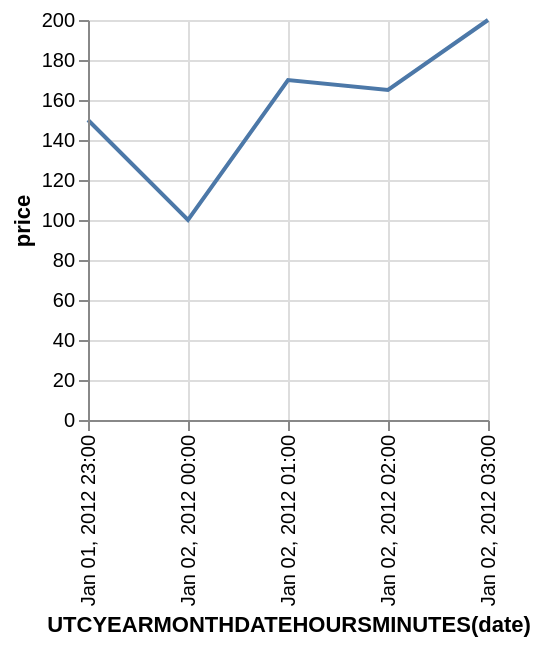

Vega-Lite specification for this chart:
### Vega specification from a JSON file in a GitHub repository (floating-point values rounded to 4 significant figures)
{"$schema": "http://vega.github.io/schema/vega/v3.0.json", "description": "Google's stock price over time.", "autosize": "pad", "padding": 5, "encode": {"update": {"fill": {"value": "transparent"}}}, "data": [{"name": "source_0", "values": [{"date": "Sun, 01 Jan 2012 23:00:00", "price": 150}, {"date": "Sun, 02 Jan 2012 00:00:00", "price": 100}, {"date": "Sun, 02 Jan 2012 01:00:00", "price": 170}, {"date": "Sun, 02 Jan 2012 02:00:00", "price": 165}, {"date": "Sun, 02 Jan 2012 03:00:00", "price": 200}]}, {"name": "data_0", "source": "source_0", "transform": [{"type": "formula", "expr": "toDate(datum[\"date\"])", "as": "date"}, {"type": "formula", "expr": "toNumber(datum[\"price\"])", "as": "price"}, {"type": "filter", "expr": "datum[\"date\"] !== null && !isNaN(datum[\"date\"]) && datum[\"price\"] !== null && !isNaN(datum[\"price\"])"}, {"type": "formula", "as": "utcyearmonthdatehoursminutes_date", "expr": "datetime(utcyear(datum[\"date\"]), utcmonth(datum[\"date\"]), utcdate(datum[\"date\"]), utchours(datum[\"date\"]), utcminutes(datum[\"date\"]), 0, 0)"}, {"type": "collect", "sort": {"field": "utcyearmonthdatehoursminutes_date", "order": "descending"}}]}], "signals": [{"name": "width", "update": "200"}, {"name": "height", "update": "200"}], "marks": [{"name": "marks", "type": "line", "from": {"data": "data_0"}, "encode": {"update": {"x": {"scale": "x", "field": "utcyearmonthdatehoursminutes_date"}, "y": {"scale": "y", "field": "price"}, "stroke": {"value": "#4c78a8"}}}}], "scales": [{"name": "x", "type": "time", "domain": {"data": "data_0", "field": "utcyearmonthdatehoursminutes_date"}, "range": [0, 200], "round": true, "nice": "minute"}, {"name": "y", "type": "linear", "domain": {"data": "data_0", "field": "price"}, "range": [200, 0], "round": true, "nice": true, "zero": true}], "axes": [{"scale": "x", "orient": "bottom", "tickCount": 5, "title": "UTCYEARMONTHDATEHOURSMINUTES(date)", "zindex": 1, "encode": {"labels": {"update": {"text": {"signal": "timeFormat(datum.value, '%b %d, %Y %H:%M')"}, "angle": {"value": 270}, "align": {"value": "right"}, "baseline": {"value": "middle"}}}}}, {"scale": "x", "domain": false, "grid": true, "labels": false, "orient": "bottom", "tickCount": 5, "ticks": false, "zindex": 0, "gridScale": "y"}, {"scale": "y", "format": "s", "orient": "left", "title": "price", "zindex": 1}, {"scale": "y", "domain": false, "format": "s", "grid": true, "labels": false, "orient": "left", "ticks": false, "zindex": 0, "gridScale": "x"}]}
